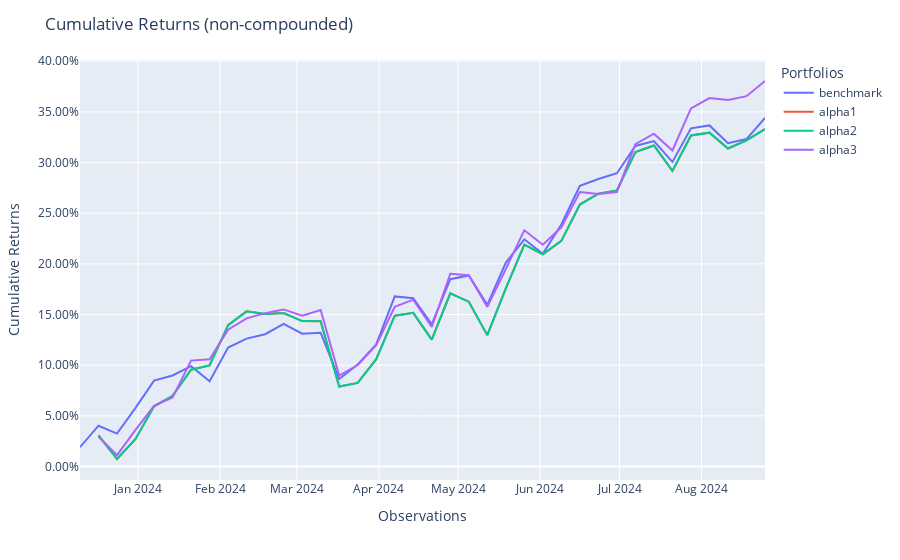

Write notebook code for a chart like this one.
### Code cell
pop = Population(portfolios)
pop.plot_cumulative_returns()
